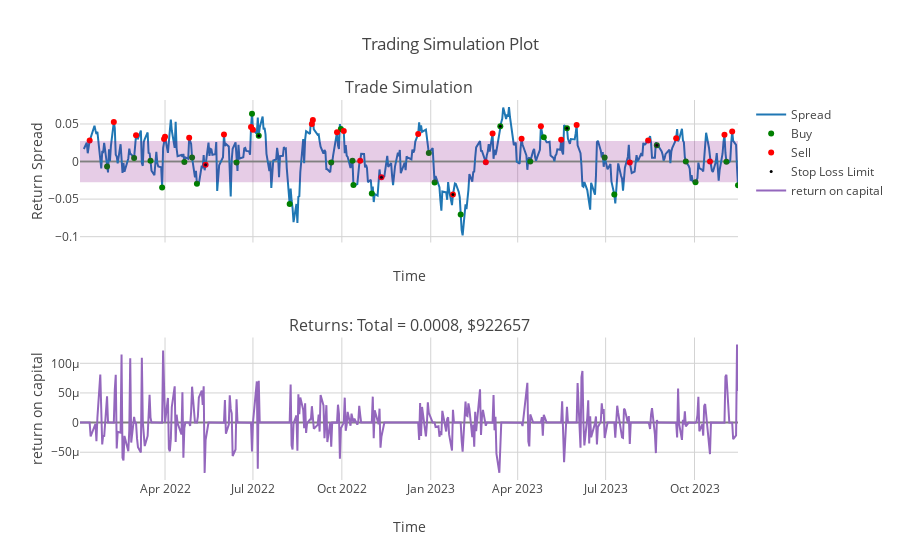

The notebook cell saved with this chart:
### Code cell
trail1 = spread_trading_strategy(data= ETF_data_trading, M = 10, upper_threshold = 0.027492, lower_threshold = 0.001345, stop_loss = 0.01, transaction_cost_proportional = 0.00001, trading_start_date = trading_start_date, trading_end_date = trading_end_date, draw_graph = True)

### Figure 1 — Plotly figure (JSON) as saved in the notebook; plotly's stock layout.template omitted (floating-point values rounded to 4 significant figures; data arrays with more than 128 entries replaced by an {"elided": "..."} marker saying what was removed)
{"data": [{"mode": "lines", "name": "Spread", "type": "scatter", "x": {"elided": "471 str values"}, "xaxis": "x", "y": {"elided": "471 float values"}, "yaxis": "y"}, {"marker": {"color": "green", "size": 6}, "mode": "markers", "name": "Buy", "type": "scatter", "x": ["2022-01-31T00:00:00", "2022-02-28T00:00:00", "2022-03-17T00:00:00", "2022-03-29T00:00:00", "2022-04-21T00:00:00", "2022-04-29T00:00:00", "2022-05-04T00:00:00", "2022-06-14T00:00:00", "2022-06-30T00:00:00", "2022-07-07T00:00:00", "2022-08-08T00:00:00", "2022-09-20T00:00:00", "2022-09-30T00:00:00", "2022-10-12T00:00:00", "2022-10-13T00:00:00", "2022-11-01T00:00:00", "2022-12-30T00:00:00", "2023-01-05T00:00:00", "2023-02-01T00:00:00", "2023-03-14T00:00:00", "2023-04-14T00:00:00", "2023-04-28T00:00:00", "2023-05-22T00:00:00", "2023-06-30T00:00:00", "2023-07-10T00:00:00", "2023-08-23T00:00:00", "2023-09-22T00:00:00", "2023-10-02T00:00:00", "2023-11-03T00:00:00", "2023-11-15T00:00:00"], "xaxis": "x", "y": [-0.006507, 0.004855, 0.0009359, -0.03449, -0.0005759, 0.005344, -0.02967, -0.001312, 0.06368, 0.03426, -0.05667, -0.001283, 0.04319, 0.001178, -0.03121, -0.04253, 0.01144, -0.02799, -0.07035, 0.04684, 0.0002051, 0.03221, 0.04444, 0.005319, -0.04388, 0.02178, 1.098e-05, -0.02757, -0.0002299, -0.0315], "yaxis": "y"}, {"marker": {"color": "red", "size": 6}, "mode": "markers", "name": "Sell", "type": "scatter", "x": ["2022-01-13T00:00:00", "2022-02-07T00:00:00", "2022-03-02T00:00:00", "2022-03-31T00:00:00", "2022-04-01T00:00:00", "2022-04-26T00:00:00", "2022-05-13T00:00:00", "2022-06-01T00:00:00", "2022-06-29T00:00:00", "2022-07-01T00:00:00", "2022-08-31T00:00:00", "2022-09-01T00:00:00", "2022-09-26T00:00:00", "2022-10-03T00:00:00", "2022-10-20T00:00:00", "2022-11-11T00:00:00", "2022-12-19T00:00:00", "2023-01-24T00:00:00", "2023-02-27T00:00:00", "2023-03-06T00:00:00", "2023-04-05T00:00:00", "2023-04-25T00:00:00", "2023-05-16T00:00:00", "2023-06-01T00:00:00", "2023-07-26T00:00:00", "2023-08-14T00:00:00", "2023-09-12T00:00:00", "2023-10-17T00:00:00", "2023-11-01T00:00:00", "2023-11-09T00:00:00"], "xaxis": "x", "y": [0.02816, 0.05261, 0.03484, 0.03015, 0.033, 0.03169, -0.004426, 0.03599, 0.04593, 0.04235, 0.04982, 0.05542, 0.039, 0.04064, 0.0009587, -0.02088, 0.03661, -0.0438, -0.001035, 0.03729, 0.03042, 0.04695, 0.02901, 0.04862, -0.001344, 0.02799, 0.03108, 0.0001079, 0.03581, 0.04003], "yaxis": "y"}, {"marker": {"color": "black", "size": 3}, "mode": "markers", "name": "Stop Loss Limit", "type": "scatter", "x": ["2022-05-13T00:00:00", "2022-07-07T00:00:00", "2022-11-11T00:00:00", "2023-01-24T00:00:00", "2023-03-14T00:00:00", "2023-05-22T00:00:00", "2023-08-23T00:00:00"], "xaxis": "x", "y": [-0.004426, 0.03426, -0.02088, -0.0438, 0.04684, 0.04444, 0.02178], "yaxis": "y"}, {"mode": "lines", "name": "return on capital", "type": "scatter", "x": {"elided": "471 str values"}, "xaxis": "x2", "y": {"elided": "471 float values"}, "yaxis": "y2"}], "layout": {"annotations": [{"font": {"size": 16}, "showarrow": false, "text": "Trade Simulation", "x": 0.5, "xanchor": "center", "xref": "paper", "y": 1, "yanchor": "bottom", "yref": "paper"}, {"font": {"size": 16}, "showarrow": false, "text": "Returns: Total = 0.0008, $922657", "x": 0.5, "xanchor": "center", "xref": "paper", "y": 0.375, "yanchor": "bottom", "yref": "paper"}], "autosize": true, "shapes": [{"fillcolor": "purple", "line": {"width": 0}, "opacity": 0.2, "type": "rect", "x0": "2022-01-03T00:00:00", "x1": "2023-11-15T00:00:00", "xref": "x", "y0": 0.02749, "y1": 0.001345, "yref": "y"}, {"fillcolor": "purple", "line": {"width": 0}, "opacity": 0.2, "type": "rect", "x0": "2022-01-03T00:00:00", "x1": "2023-11-15T00:00:00", "xref": "x", "y0": -0.001345, "y1": -0.02749, "yref": "y"}], "showlegend": true, "title": {"text": "Trading Simulation Plot"}, "xaxis": {"anchor": "y", "domain": [0, 1], "gridcolor": "lightgrey", "gridwidth": 1, "matches": "x2", "range": ["2022-01-03T00:00:00", "2023-11-15T00:00:00"], "showgrid": true, "showticklabels": false, "title": {"text": "Time"}, "zeroline": true, "zerolinecolor": "grey", "zerolinewidth": 2}, "xaxis2": {"anchor": "y2", "domain": [0, 1], "gridcolor": "lightgrey", "gridwidth": 1, "range": ["2022-01-03T00:00:00", "2023-11-15T00:00:00"], "showgrid": true, "title": {"text": "Time"}, "zeroline": true, "zerolinecolor": "grey", "zerolinewidth": 2}, "yaxis": {"anchor": "x", "domain": [0.625, 1], "gridcolor": "lightgrey", "gridwidth": 1, "showgrid": true, "title": {"text": "Return Spread"}, "zeroline": true, "zerolinecolor": "grey", "zerolinewidth": 2}, "yaxis2": {"anchor": "x2", "domain": [0, 0.375], "gridcolor": "lightgrey", "gridwidth": 1, "showgrid": true, "title": {"text": "return on capital"}, "zeroline": true, "zerolinecolor": "grey", "zerolinewidth": 2}}}
